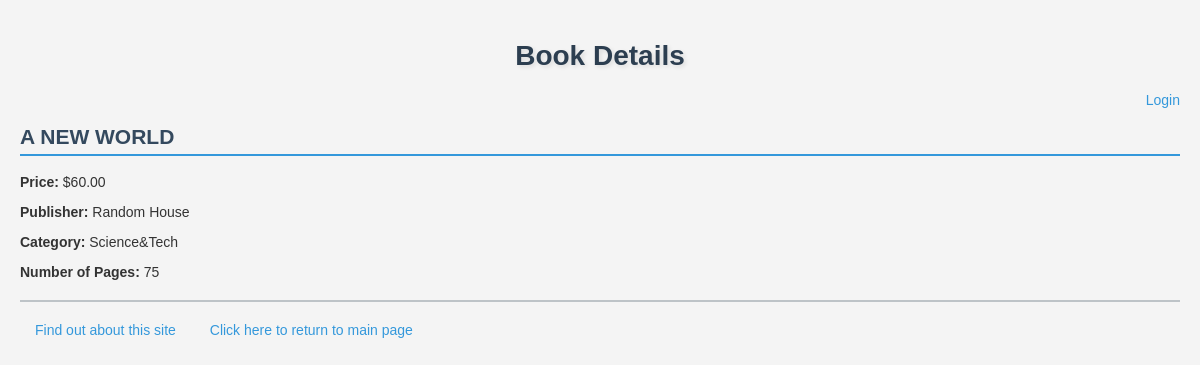
The app's page /mywebsite/3/ with its own data.
### mywebsite/models.py (models this page shows, shortened)
class Book(models.Model):
    CATEGORY_CHOICES = [
        ('S', 'Science&Tech'),
        ('F', 'Fiction'),
        ('B', 'Biography'),
        ('T', 'Travel'),
        ('O', 'Other')
    ]
    title = models.CharField(max_length=200)
    category = models.CharField(max_length=1, choices=CATEGORY_CHOICES, default='S')
    num_pages = models.PositiveIntegerField(default=100)
    price = models.DecimalField(max_digits=10, decimal_places=2)
    publisher = models.ForeignKey(Publisher, related_name='books', on_delete=models.CASCADE)
    description = models.TextField(blank=True)  # New optional field added

class Publisher(models.Model):
    name = models.CharField(max_length=200)
    website = models.URLField()
    city = models.CharField(max_length=20, blank=True)
    country = models.CharField(max_length=50, default='USA')  # New field added
    def __str__(self):
        return self.name

### mywebsite/views.py (the view)
# urls.py: path('<int:book_id>/', views.detail, name='detail'),
def detail(request, book_id):
    book = get_object_or_404(Book, pk=book_id)
    return render(request, 'mywebsite/detail.html', {'book': book})

### mywebsite/templates/mywebsite/detail.html (shortened to what this page needs)
{% extends 'mywebsite/base.html' %}
{% block myhdg %}Book Details{% endblock %}
{% block body_block %}
    <h2>{{ book.title|upper }}</h2>
    <p><strong>Price:</strong> ${{ book.price }}</p>
    <p><strong>Publisher:</strong> {{ book.publisher }}</p>
    <p><strong>Category:</strong> {{ book.get_category_display }}</p>
    <p><strong>Number of Pages:</strong> {{ book.num_pages }}</p>
{% endblock %}

### mywebsite/static/mywebsite/style.css (style rules this page uses)
body { background-color: #f4f4f4; color: #333; font-family: Arial, sans-serif; font-size: 14px; margin: 0; padding: 20px; }
h2 { color: #34495e; border-bottom: 2px solid #3498db; padding-bottom: 5px; }

### records on screen
Book: title "A NEW WORLD", price "60.00", publisher "Random House", category "Science&Tech", num_pages "75"
